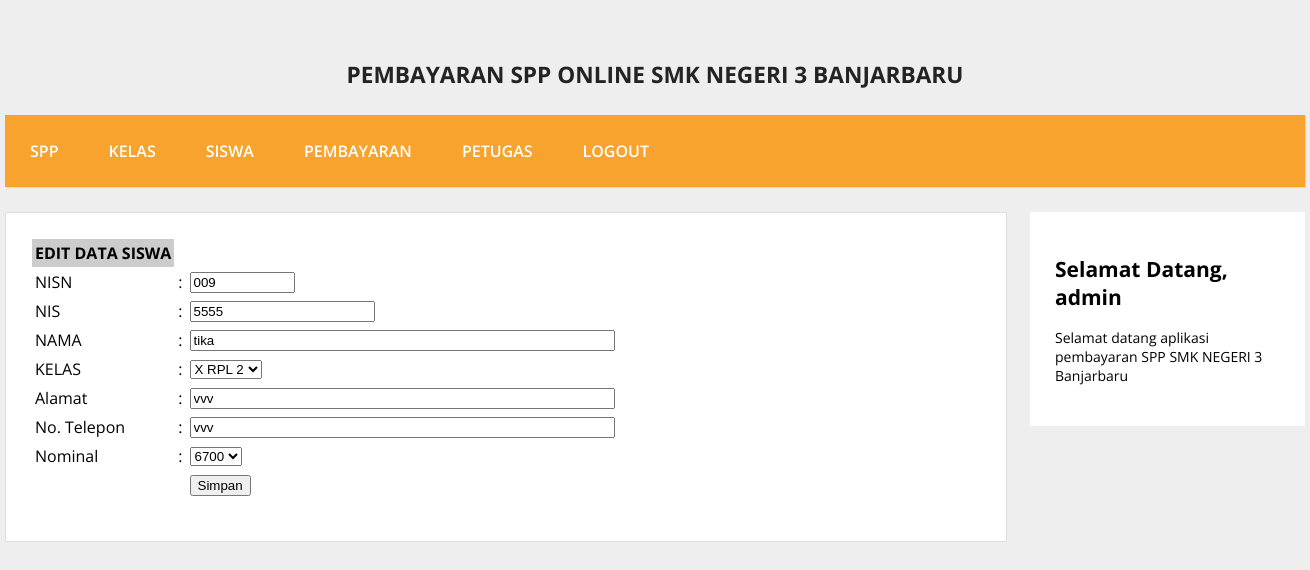
Page /admin/halaman_admin.php?open=edit_siswa&nisn=009 (signed in) on the committed database.
### tables this page shows
CREATE TABLE `siswa` (
  `nisn` varchar(10) NOT NULL,
  `nis` varchar(8) NOT NULL,
  `nama` varchar(35) NOT NULL,
  `id_kelas` varchar(11) NOT NULL,
  `alamat` text NOT NULL,
  `no_telp` varchar(15) NOT NULL,
  `id_spp` varchar(5) NOT NULL
);

### admin/edit_siswa.php (the view, shortened to what this page needs)
<?php
include_once "../src/koneksi.php";
$nisn   = $_GET['nisn'];
$sql    = mysqli_query($koneksi, "SELECT * FROM siswa WHERE nisn ='$nisn'");
$data   = mysqli_fetch_array($sql);
?>
<form action="<?php $_SERVER['PHP_SELF']; ?>" method="post" >
<table cellspacing="1" cellpadding="3">
<tr>
    <td bgcolor="#CCCCCC"><strong>EDIT DATA SISWA </strong></td>
</tr>
<tr>
    <td>NISN</td>
    <td>:</td>
    <td><input name="nisn" type="text" size="10" maxlength="10" value="<?php echo $data['nisn']; ?>"
        readonly = "true"/></td>
</tr>
<tr>
    <td>NIS </td>
    <td>:</td>
    <td><input name="nis" type="text" size="20" maxlength="10" value="<?php echo $data['nis']; ?>" /></td>
</tr>
<tr>
    <td>NAMA </td>
    <td>:</td>
    <td><input name="nama" type="text" size="50" maxlength="50" value="<?php echo $data['nama']; ?>" /></td>
</tr>
<tr>
    <td>KELAS </td>
    <td>:</td>
    <td>
        <select name="id_kelas">
            <?php
                $tampilkanKelas = mysqli_query($koneksi, "select * from kelas");
                while ($bacaData = mysqli_fetch_array($tampilkanKelas)){
                    if($bacaData['id_kelas']== $data['id_kelas']){
                        $cek =" selected";
                    }else {
                        $cek = "";}
                    echo "<option value= '$bacaData[id_kelas]' $cek> $bacaData[nama_kelas]</option>";
                }
            ?>
        </select>
    </td>
</tr>
<tr>
    <td>Alamat </td>
    <td>:</td>
    <td><input name="alamat" type="text" size="50" maxlength="50" value="<?php echo $data['alamat']; ?>" /></td>
</tr>
<tr>
    <td>No. Telepon </td>
    <td>:</td>
    <td><input name="no_telp" type="text" size="50" maxlength="50" value="<?php echo $data['no_telp']; ?>"/></td>
</tr>
<tr>
    <td>Nominal </td>
    <td>:</td>
    <td>
        <select name="id_spp">
            <?php
                $tampilkanSPP = mysqli_query($koneksi, "select * from spp");
                while ($bacaData = mysqli_fetch_array($tampilkanSPP)){
                    if($bacaData['id_spp']== $data['id_spp']){
                        $cek =" selected";
                    }else {
                        $cek = "";}
                    echo "<option value= '$bacaData[id_spp]' $cek> $bacaData[nominal]</option>";
                }
            ?>
        </select>
    </td>
</tr>
<tr>
    <td>&nbsp;</td>
    <td>&nbsp;</td>
    <td><input name="btnSimpan" type="submit" value="Simpan" /></td>
</tr>
</table>
</form>

### src/style.css (style rules this page uses)
body { background:#eee; margin:0; font-family:'Open Sans', sans-serif; }

### rows in the picture
siswa: nisn "009", nis "5555", nama "tika", alamat "vvv", no_telp "vvv"

### other values in the picture
$_SESSION['username'] "admin"
form field id_kelas "X RPL 2"
form field id_spp "6700"
